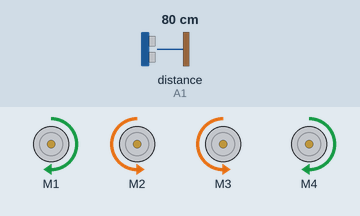
Simulated run of this sketch. Board: Arduino Uno, built with avr-gcc and run on an emulated ATmega328P. On the bench: 4 × DC motor (green arrow = forward, orange = backward, longer = faster). The inputs (shaded band) are chosen by the test bench; at power-on: distance to the obstacle (sensor on A1) 80 cm. The echo pulse lasts 58.3 µs per cm.

Above: at 3.9 s.
4.0 s: distance to the obstacle (sensor on A1) set to 27 cm
5.5 s: distance to the obstacle (sensor on A1) set to 22 cm
At 6.16 s:
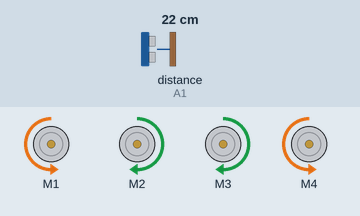
At 8.4 s:
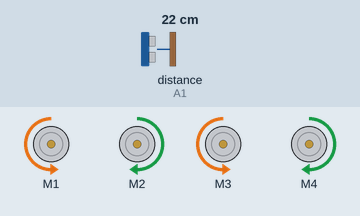
8.5 s: distance to the obstacle (sensor on A1) set to 19 cm
11.5 s: distance to the obstacle (sensor on A1) set to 35 cm
14.5 s: distance to the obstacle (sensor on A1) set to 2 cm
At 16.0 s:
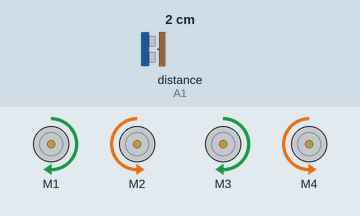
Timing chart, 0 to 30.9 s (numbered marks = the images above; inputs shaded):
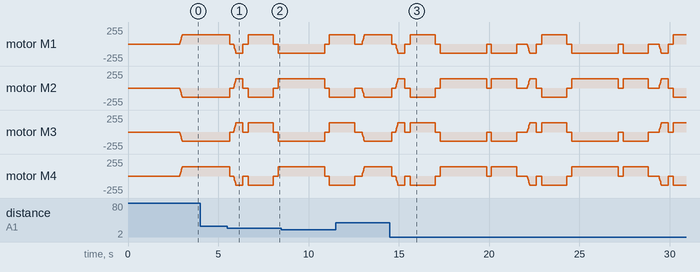

The sketch:

Autonomic_arduino_car.ino
```cpp
#include <AFMotor.h>
#include <NewPing.h>

#define TRIG_PIN A0
#define ECHO_PIN A1
#define MAX_DISTANCE 250
#define MAX_SPEED 140 // sets speed of DC  motors
#define MAX_SPEED_OFFSET 20

boolean goesForward = false;
int distance = 0;
int speedSet = 0;
int x = 2;
int distanceR = 0;
int distanceL =  0;
NewPing sonar(TRIG_PIN, ECHO_PIN, MAX_DISTANCE);

AF_DCMotor motor1(1, MOTOR12_1KHZ);
AF_DCMotor motor2(2, MOTOR12_1KHZ);
AF_DCMotor motor3(3, MOTOR34_1KHZ);
AF_DCMotor motor4(4, MOTOR34_1KHZ);
void setup() {
   delay(2000);
  distance = readPing();
  delay(100);
  distance = readPing();
  delay(100);
  distance = readPing();
  delay(100);
  distance = readPing();
  delay(100);
}


void loop() {
 distance = readPing();
 if(distance<=25)
 {
  moveStop();
  delay(100);
  moveBackward();
  delay(300);
  moveStop();
  delay(200);
  turnLeft();
  distanceL = readPing();
  delay(200);
  turnRightAll();
  distanceR = readPing();
  delay(200);


  if(distanceR>=distanceL)
  {
    turnRight();
    moveStop();
  }else
  {
    turnLeft();
    moveStop();
  }
 }else
 {
  moveForward();
 }
 distance = readPing();
}


  void moveStop() {
   distance = readPing();

    motor1.run(RELEASE);
    motor2.run(RELEASE);
    motor3.run(RELEASE);
    motor4.run(RELEASE);
    delay (100);
    }

                  int readPing() {
                  delay(70);
                  int cm = sonar.ping_cm();
                  if(cm==0)
                  {
                    cm = 250;
                  }
                  return cm;
                }

void moveForward() {
   distance = readPing();

// goesForward=true;
 if(!goesForward)
  {
    goesForward=true;
    motor1.run(FORWARD);
    motor2.run(BACKWARD);
    motor3.run(BACKWARD);
    motor4.run(FORWARD);
   for (speedSet = 0; speedSet < MAX_SPEED; speedSet +=2) // slowly bring the speed up to avoid loading down the batteries too quickly
   {
    motor1.setSpeed(speedSet);
    motor2.setSpeed(speedSet);
    motor3.setSpeed(speedSet);
    motor4.setSpeed(speedSet);
    delay(2);
   }
  }
}


void moveBackward() {

    goesForward=false;
    motor1.run(BACKWARD);
    motor2.run(FORWARD);
    motor3.run(FORWARD);
    motor4.run(BACKWARD);
  for (speedSet = 0; speedSet < MAX_SPEED; speedSet +=2) // slowly bring the speed up to avoid loading down the batteries too quickly
  {
    motor1.setSpeed(speedSet);
    motor2.setSpeed(speedSet);
    motor3.setSpeed(speedSet);
    motor4.setSpeed(speedSet);
    delay(2);
  }
}

void turnLeft() {


  motor1.run(FORWARD);
  motor2.run(BACKWARD);
  motor3.run(FORWARD);
  motor4.run(BACKWARD);
   distanceL = readPing();
  delay(1320);
  motor1.run(RELEASE);
  motor2.run(RELEASE);
  motor3.run(RELEASE);
  motor4.run(RELEASE);

}

void turnRight() {

  motor1.run(BACKWARD);
  motor2.run(FORWARD);
  motor3.run(BACKWARD);
  motor4.run(FORWARD);
  distanceR = readPing();
  delay(1320);
  motor1.run(RELEASE);
  motor2.run(RELEASE);
  motor3.run(RELEASE);
  motor4.run(RELEASE);
}

void turnRightAll(){

  motor1.run(BACKWARD);
  motor2.run(FORWARD);
  motor3.run(BACKWARD);
  motor4.run(FORWARD);
  distanceR = readPing();
  delay (2500);
  motor1.run(RELEASE);
  motor2.run(RELEASE);
  motor3.run(RELEASE);
  motor4.run(RELEASE);
}
```

Measured:
- the behaviour switches between 26 and 25 cm on distance to the obstacle (sensor on A1) (found by bisection; images 0 and 1)
- after the input at 4.0 s, every drawn part: stays the same
